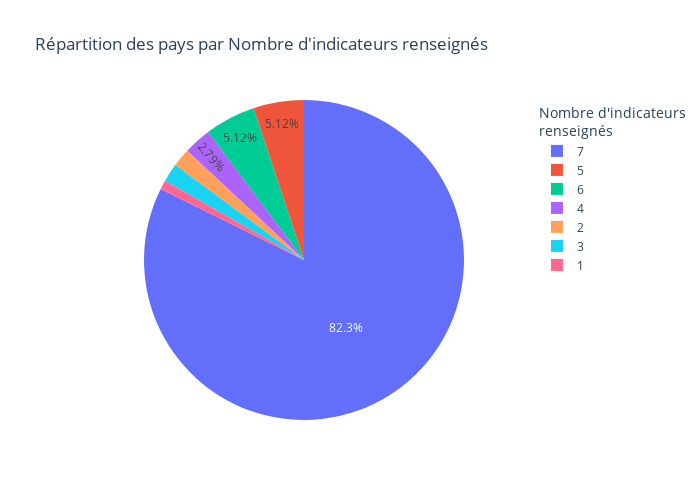

Notebook code cell kept with this figure:
### Markdown cell above
Calculons le nombre d'indicateurs renseignés par pays

### Code cell
df_indic_pays = data.loc[~data["latest_value"].isna(),["Country Code", "Indicator Code"]].reset_index(drop=True).groupby(by="Country Code").count().reset_index().rename(columns={"Indicator Code": "Nb indicateurs"})
rep_indicateurs_pays = df_indic_pays.groupby(by="Nb indicateurs").count().reset_index().rename(columns={"Country Code": "Nb pays"})
fig = px.pie(rep_indicateurs_pays, values='Nb pays', names='Nb indicateurs', title="Répartition des pays par Nombre d'indicateurs renseignés", height=500, width=700, labels= {"7": "toto"})
fig.update_traces(textposition='inside')
fig.update_layout(uniformtext_minsize=12, uniformtext_mode='hide', legend=dict(
    title="Nombre d'indicateurs<br>renseignés"
))
fig.show()

### Figure 1 — Plotly figure (JSON) as saved in the notebook; plotly's stock layout.template omitted (floating-point values rounded to 4 significant figures)
{"data": [{"domain": {"x": [0, 1], "y": [0, 1]}, "hovertemplate": "Nb indicateurs=%{label}<br>Nb pays=%{value}<extra></extra>", "labels": [1, 2, 3, 4, 5, 6, 7], "legendgroup": "", "name": "", "showlegend": true, "textposition": "inside", "type": "pie", "values": [2, 4, 4, 6, 11, 11, 177]}], "layout": {"height": 500, "legend": {"title": {"text": "Nombre d'indicateurs<br>renseignés"}, "tracegroupgap": 0}, "title": {"text": "Répartition des pays par Nombre d'indicateurs renseignés"}, "uniformtext": {"minsize": 12, "mode": "hide"}, "width": 700}}
